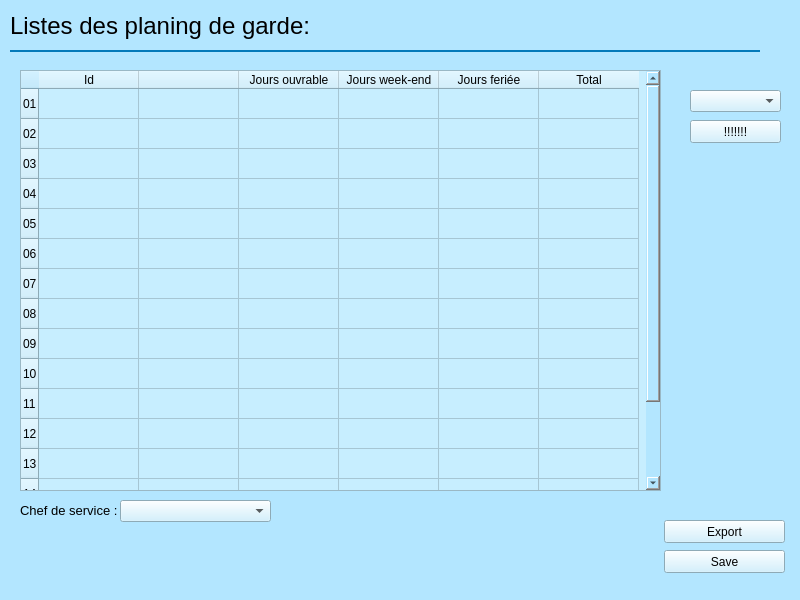
<?xml version="1.0" encoding="UTF-8"?>
<ui version="4.0">
 <class>MainWindow</class>
 <widget class="QMainWindow" name="MainWindow">
  <property name="geometry">
   <rect>
    <x>0</x>
    <y>0</y>
    <width>800</width>
    <height>600</height>
   </rect>
  </property>
  <property name="sizePolicy">
   <sizepolicy hsizetype="Fixed" vsizetype="Fixed">
    <horstretch>0</horstretch>
    <verstretch>0</verstretch>
   </sizepolicy>
  </property>
  <property name="minimumSize">
   <size>
    <width>800</width>
    <height>600</height>
   </size>
  </property>
  <property name="maximumSize">
   <size>
    <width>800</width>
    <height>600</height>
   </size>
  </property>
  <property name="windowTitle">
   <string>RECAP</string>
  </property>
  <property name="styleSheet">
   <string notr="true">background-color: rgb(179, 230, 255);</string>
  </property>
  <widget class="QWidget" name="centralwidget">
   <widget class="QTableWidget" name="tableWidget">
    <property name="geometry">
     <rect>
      <x>20</x>
      <y>70</y>
      <width>641</width>
      <height>421</height>
     </rect>
    </property>
    <property name="styleSheet">
     <string notr="true">background-color: rgb(199, 238, 255);</string>
    </property>
    <row>
     <property name="text">
      <string>01</string>
     </property>
    </row>
    <row>
     <property name="text">
      <string>02</string>
     </property>
    </row>
    <row>
     <property name="text">
      <string>03</string>
     </property>
    </row>
    <row>
     <property name="text">
      <string>04</string>
     </property>
    </row>
    <row>
     <property name="text">
      <string>05</string>
     </property>
    </row>
    <row>
     <property name="text">
      <string>06</string>
     </property>
    </row>
    <row>
     <property name="text">
      <string>07</string>
     </property>
    </row>
    <row>
     <property name="text">
      <string>08</string>
     </property>
    </row>
    <row>
     <property name="text">
      <string>09</string>
     </property>
    </row>
    <row>
     <property name="text">
      <string>10</string>
     </property>
    </row>
    <row>
     <property name="text">
      <string>11</string>
     </property>
    </row>
    <row>
     <property name="text">
      <string>12</string>
     </property>
    </row>
    <row>
     <property name="text">
      <string>13</string>
     </property>
    </row>
    <row>
     <property name="text">
      <string>14</string>
     </property>
    </row>
    <row>
     <property name="text">
      <string>15</string>
     </property>
    </row>
    <row>
     <property name="text">
      <string>16</string>
     </property>
    </row>
    <column>
     <property name="text">
      <string>Id</string>
     </property>
    </column>
    <column>
     <property name="text">
      <string/>
     </property>
    </column>
    <column>
     <property name="text">
      <string>Jours ouvrable</string>
     </property>
    </column>
    <column>
     <property name="text">
      <string>Jours week-end</string>
     </property>
    </column>
    <column>
     <property name="text">
      <string>Jours feriée</string>
     </property>
    </column>
    <column>
     <property name="text">
      <string>Total</string>
     </property>
    </column>
   </widget>
   <widget class="QPushButton" name="pushButton">
    <property name="geometry">
     <rect>
      <x>664</x>
      <y>550</y>
      <width>121</width>
      <height>23</height>
     </rect>
    </property>
    <property name="styleSheet">
     <string notr="true">background-color: rgb(199, 238, 255);</string>
    </property>
    <property name="text">
     <string>Save</string>
    </property>
   </widget>
   <widget class="QPushButton" name="pushButton_2">
    <property name="geometry">
     <rect>
      <x>664</x>
      <y>520</y>
      <width>121</width>
      <height>23</height>
     </rect>
    </property>
    <property name="styleSheet">
     <string notr="true">background-color: rgb(199, 238, 255);</string>
    </property>
    <property name="text">
     <string>Export</string>
    </property>
   </widget>
   <widget class="QLabel" name="label_2">
    <property name="geometry">
     <rect>
      <x>20</x>
      <y>500</y>
      <width>101</width>
      <height>21</height>
     </rect>
    </property>
    <property name="font">
     <font>
      <pointsize>10</pointsize>
     </font>
    </property>
    <property name="text">
     <string>Chef de service :</string>
    </property>
   </widget>
   <widget class="QComboBox" name="comboBox">
    <property name="geometry">
     <rect>
      <x>120</x>
      <y>500</y>
      <width>151</width>
      <height>22</height>
     </rect>
    </property>
    <property name="styleSheet">
     <string notr="true">background-color: rgb(199, 238, 255);</string>
    </property>
   </widget>
   <widget class="QWidget" name="widget_3" native="true">
    <property name="geometry">
     <rect>
      <x>10</x>
      <y>50</y>
      <width>750</width>
      <height>2</height>
     </rect>
    </property>
    <property name="sizePolicy">
     <sizepolicy hsizetype="Preferred" vsizetype="Fixed">
      <horstretch>0</horstretch>
      <verstretch>0</verstretch>
     </sizepolicy>
    </property>
    <property name="minimumSize">
     <size>
      <width>0</width>
      <height>2</height>
     </size>
    </property>
    <property name="maximumSize">
     <size>
      <width>16777215</width>
      <height>2</height>
     </size>
    </property>
    <property name="styleSheet">
     <string notr="true">background-color: rgb(5, 122, 185);</string>
    </property>
   </widget>
   <widget class="QLabel" name="label">
    <property name="geometry">
     <rect>
      <x>10</x>
      <y>10</y>
      <width>671</width>
      <height>31</height>
     </rect>
    </property>
    <property name="font">
     <font>
      <pointsize>18</pointsize>
     </font>
    </property>
    <property name="layoutDirection">
     <enum>Qt::LeftToRight</enum>
    </property>
    <property name="text">
     <string>Listes des planing de garde:</string>
    </property>
   </widget>
   <widget class="QPushButton" name="pushButton_3">
    <property name="geometry">
     <rect>
      <x>690</x>
      <y>120</y>
      <width>91</width>
      <height>23</height>
     </rect>
    </property>
    <property name="styleSheet">
     <string notr="true">background-color: rgb(199, 238, 255);</string>
    </property>
    <property name="text">
     <string>!!!!!!!</string>
    </property>
   </widget>
   <widget class="QComboBox" name="comboBox_2">
    <property name="geometry">
     <rect>
      <x>690</x>
      <y>90</y>
      <width>91</width>
      <height>22</height>
     </rect>
    </property>
    <property name="styleSheet">
     <string notr="true">background-color: rgb(199, 238, 255);</string>
    </property>
   </widget>
  </widget>
  <widget class="QStatusBar" name="statusbar"/>
 </widget>
 <resources/>
 <connections/>
</ui>
